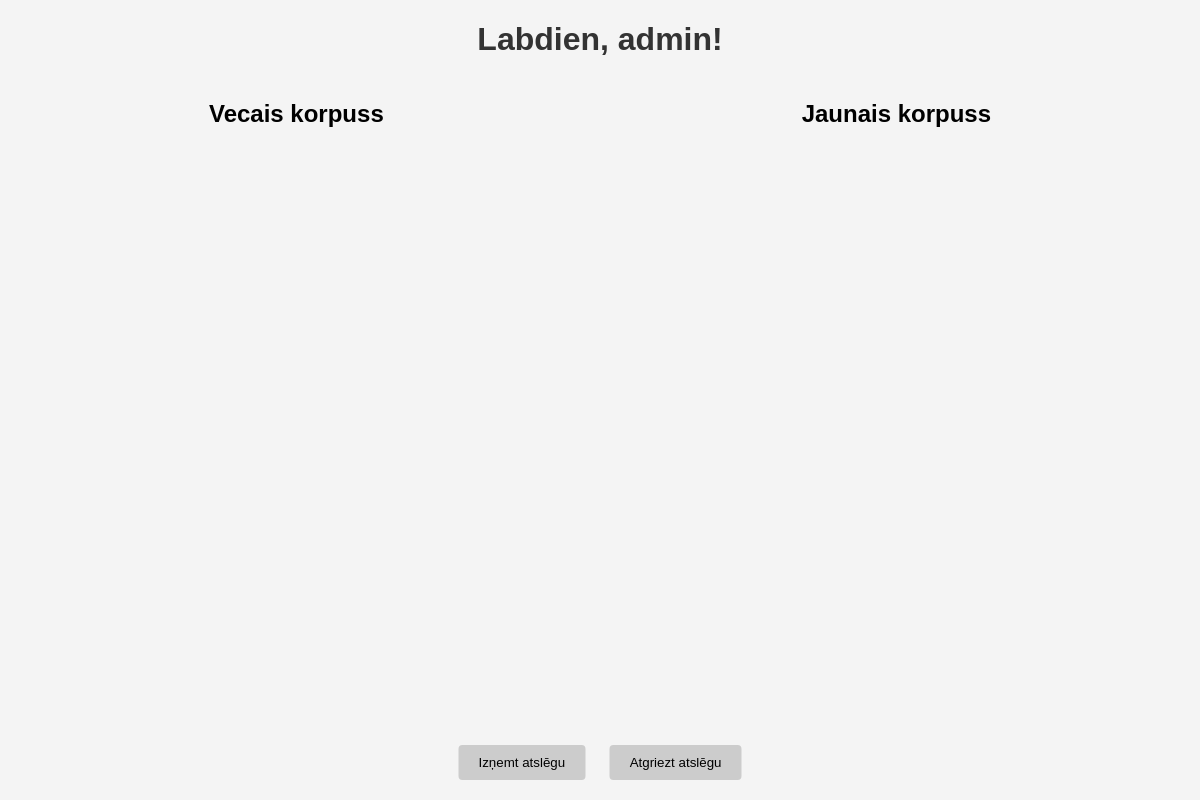
Before: /atslegas (signed in) with the older database file.
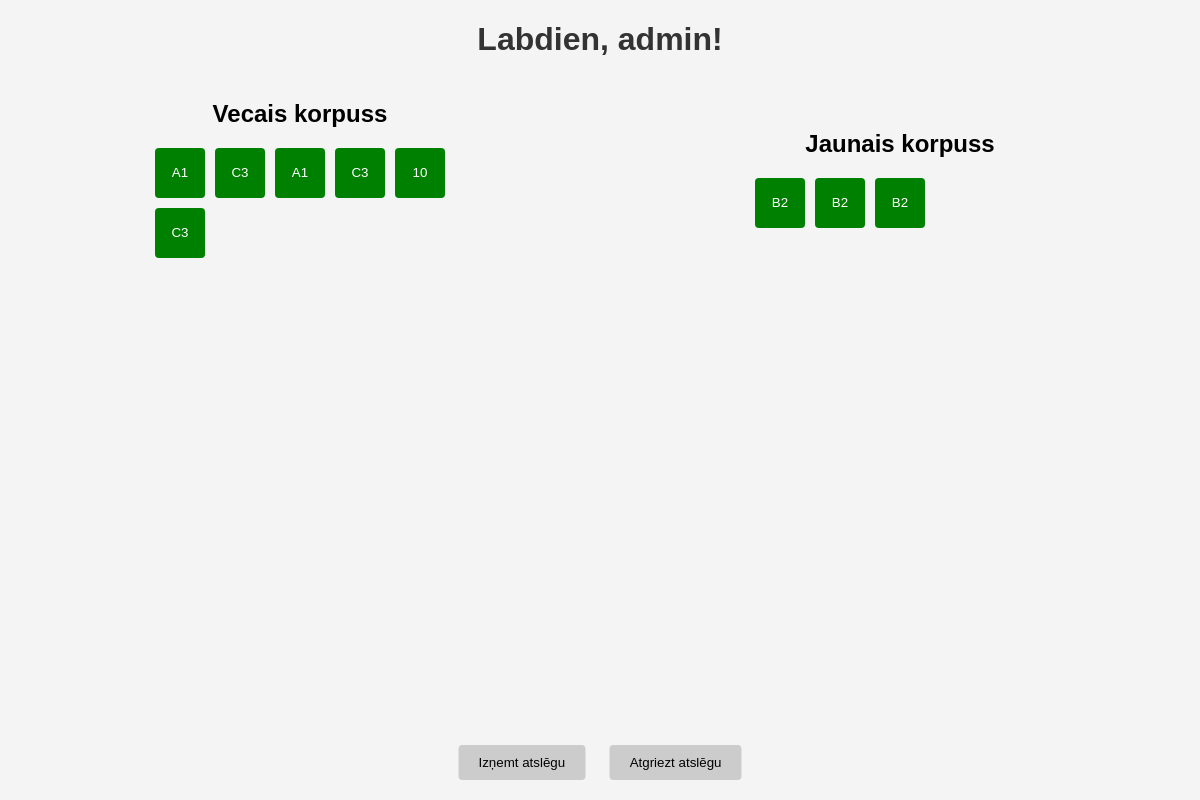
After: the same page with the newer database file.
### tables this page shows
CREATE TABLE atslegas (
        atslegas_id INTEGER PRIMARY KEY AUTOINCREMENT,
        atslegas_numurs TEXT NOT NULL,
        pieejamiba BOOLEAN NOT NULL,   
        komentars TEXT,
        kastes_nr INTEGER NOT NULL
    );

### 11e_Server/galva.py (the view)
@app.route('/atslegas')
def atslegas():
    current_user = session.get('username')
    if current_user:
        with get_db_connection() as conn:
            cursor = conn.cursor()
            cursor.execute("SELECT atslegas_numurs, kastes_nr FROM atslegas WHERE kastes_nr IN (1, 2)")
            keys = cursor.fetchall()
        vecais_korpuss = [key['atslegas_numurs'] for key in keys if key['kastes_nr'] == 1]
        jaunais_korpuss = [key['atslegas_numurs'] for key in keys if key['kastes_nr'] == 2]
        return render_template('atslegas.html', username=current_user, vecais_korpuss=vecais_korpuss, jaunais_korpuss=jaunais_korpuss)
    else:
        flash('Lūdzu, pieslēdzieties vispirms.', 'danger')
        return redirect(url_for('login'))

### 11e_Server/galva.py (called while the page is built)
def get_db_connection():
    conn = sqlite3.connect('darbinieki.db')
    conn.row_factory = sqlite3.Row
    return conn

### 11e_Server/templates/atslegas.html (shortened to what this page needs)
<!DOCTYPE html>
<html lang="lv">
<head>
    <link rel="stylesheet" href="static/styles.css">
</head>
<body>
    <div class="container-astlegas">
        <h1>Labdien, {{ username }}!</h1>
        <div class="top-container">
            <div class="left-subcontainer">
                <h2>Vecais korpuss</h2>
                <div class="button-container">
                    {% for key in vecais_korpuss %}
                        <button class="atslega-button">{{ key }}</button>
                    {% endfor %}
                </div>
            </div>
            <div class="right-subcontainer">
                <h2>Jaunais korpuss</h2>
                <div class="button-container">
                    {% for key in jaunais_korpuss %}
                        <button class="atslega-button">{{ key }}</button>
                    {% endfor %}
                </div>
            </div>
        </div>
        <div class="bottom-container">
            <button class="gray-button">Izņemt atslēgu</button>
            <button class="gray-button">Atgriezt atslēgu</button>
        </div>
    </div>
</body>
</html>

### 11e_Server/static/styles.css (style rules this page uses)
body { font-family: Arial, sans-serif; margin: 0; padding: 0; background-color: #f4f4f4; }
h1 { text-align: center; color: #333; }
.button-container { display: grid; grid-template-columns: repeat(6, 1fr); gap: 10px; }
.atslega-button { width: 100%; padding: 10px; background-color: green; color: #fff; border: none; border-radius: 4px; cursor: pointer; transition: background-color 0.3s; }
.top-container { width: 100%; flex-grow: 1; display: flex; }
.left-subcontainer, .right-subcontainer { flex-grow: 1; display: flex; flex-direction: column; align-items: center; justify-content: center; }
.button-container { display: grid; grid-template-columns: repeat(5, 1fr); gap: 10px; margin-bottom: 20px; }
.atslega-button { width: 50px; height: 50px; background-color: green; color: white; border: none; border-radius: 4px; cursor: pointer; }
.bottom-container { position: absolute; bottom: 20px; left: 50%; transform: translateX(-50%); }
.bottom-container button { margin: 0 10px; }
.gray-button { padding: 10px 20px; background-color: #ccc; border: none; border-radius: 4px; cursor: pointer; }

Changed rows visible on the page:
added atslegas: atslegas_numurs "A1", shown under "Vecais korpuss"
added atslegas: atslegas_numurs "C3", shown under "Vecais korpuss"
added atslegas: atslegas_numurs "A1", shown under "Vecais korpuss"
added atslegas: atslegas_numurs "C3", shown under "Vecais korpuss"
added atslegas: atslegas_numurs "10", shown under "Vecais korpuss"
added atslegas: atslegas_numurs "C3", shown under "Vecais korpuss"
added atslegas: atslegas_numurs "B2", shown under "Jaunais korpuss"
added atslegas: atslegas_numurs "B2", shown under "Jaunais korpuss"
added atslegas: atslegas_numurs "B2", shown under "Jaunais korpuss"
